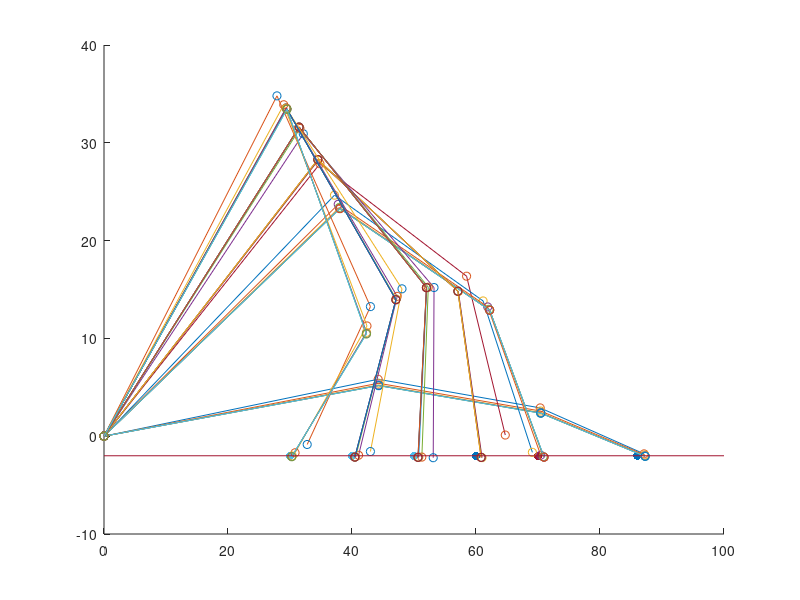

Write the MATLAB code that produced this figure. (Note: this script raises an error after producing the figure.)
1;
function [ inv_j ] = invJacobian( q )
%INVJACOBIAN Summary of this function goes here
%   Detailed explanation goes here

theta1 = q(1,1);
theta2 = q(2,1);

j = [-44.6*sin(theta1)-26.3*sin(theta1+theta2)-17.4*sin(theta1+(5/3)*theta2), -26.3*sin(theta1+theta2)-43.5*sin(theta1+(5/3)*theta2); 44.6*cos(theta1)+26.3*cos(theta1+theta2)+ 17.4*(cos(theta1+(5/3)*theta2)), 26.3*cos(theta1+theta2)+17.4*cos(theta1+(5/3)*theta2)];
D = j(1,1)* j(2,2) - j(1,2)*j(2,1);
inv_j = (1/D) * [j(2,2), -1*j(1,2); -1*j(2,1), j(1,1)];

%inv_j = (1/D) * [26.3*cos(theta1+theta2)+ 17.4*cos(theta1+(5/2)*theta2), 26.3*sin(theta1+theta2)+43.5*sin(theta1+(5/2)*theta2); -44.6*cos(theta1)-26.3*cos(theta1+theta2)-17.4*(cos(theta1+(5/2)*theta2)), -44.6*sin(theta1)- 26.3*sin(theta1+theta2)-17.4*sin(theta1+(5/2)*theta2)]


%D = (43.5*sin(theta1 + (5/2)*theta2) + 26.3*sin(theta1 + theta2))*(17.4*cos(theta1 + (5/2)*theta2) + 26.3*cos(theta1 + theta2) + 44.6*cos(theta1)) - (43.5*cos(theta1 + (5/2)*theta2) + 26.3*cos(theta1 + theta2))*(17.4*sin(theta1 + (5/2)*theta2) + 26.3*sin(theta1 + theta2) + 44.6*sin(theta1))

endfunction

function [ manhattan_dist ] = manhattanDist( v1, v2 )
%MANHATTANDIST Summary of this function goes here
%   Detailed explanation goes here

manhattan_dist = v1-v2;

endfunction


function [ manhattan_dist  ] = manhattanDistFingerTip( i_x, i_y, theta1, theta2 )
%MANHATTANDISTFINGERTIP Summary of this function goes here
%   Detailed explanation goes here

[x, y] = tipCoords(theta1, theta2);

manhattan_dist_x = i_x - x;
manhattan_dist_y = i_y - y;

manhattan_dist = [manhattan_dist_x ; manhattan_dist_y;]
endfunction

function [ x, y ] = tipCoords( theta1, theta2 )
%FINGERCOORDS Summary of this function goes here
%   Detailed explanation goes here

l1 = 44,6;
l2 = 26,3;
l3 = 17,4;

x = l1*cos(theta1) + l3*cos((2*theta2)/3)*(cos(theta1)*cos(theta2) - sin(theta1)*sin(theta2)) - l3*sin((2*theta2)/3)*(cos(theta1)*sin(theta2) + cos(theta2)*sin(theta1)) + l2*cos(theta1)*cos(theta2) - l2*sin(theta1)*sin(theta2); 
y = l1*sin(theta1) + l3*cos((2*theta2)/3)*(cos(theta1)*sin(theta2) + cos(theta2)*sin(theta1)) + l3*sin((2*theta2)/3)*(cos(theta1)*cos(theta2) - sin(theta1)*sin(theta2)) + l2*cos(theta1)*sin(theta2) + l2*cos(theta2)*sin(theta1);
 

endfunction

function [ xCoords, yCoords ] = invFingerCoords( theta1, theta2 )
%FINGERCOORDS Summary of this function goes here
%   Detailed explanation goes here

l1 = 44.6;
l2 = 26.3;
l3 = 17.4;

T1 = [cos(theta1), -sin(theta1), 0 , l1 * cos(theta1); sin(theta1), cos(theta1), 0, l1* sin(theta1); 0,0,1,0;0,0,0,1;];
T2 = [cos(theta2), -sin(theta2), 0 , l2 * cos(theta2); sin(theta2), cos(theta2), 0, l2* sin(theta2); 0,0,1,0;0,0,0,1;];
T3 = [cos((2*theta2)/3), -sin((2*theta2)/3), 0 , l3 * cos((2*theta2)/3); sin((2*theta2)/3), cos((2*theta2)/3), 0, l3* sin((2*theta2)/3); 0,0,1,0;0,0,0,1;];

trans_j1 = eye(4);
trans_j2 = T1;
trans_j3 = T1*T2;
trans_tip = T1 * T2 * T3;


x_j1 = 0;
x_j2 = trans_j2(1,4);
x_j3 = trans_j3(1,4);
x_tip = trans_tip(1,4);

y_j1 = 0;
y_j2 = trans_j2(2,4);
y_j3 = trans_j3(2,4);
y_tip = trans_tip(2,4);

xCoords = [x_j1,x_j2,x_j3,x_tip];
yCoords = [y_j1,y_j2,y_j3,y_tip];

endfunction


function [ r_theta1, r_theta2 ] = InverseKinematicsSolver( s_theta1, s_theta2, ix, iy )
%INVERSEKINEMATICSSOLVER Summary of this function goes here
%   Detailed explanation goes here

% Initial target was [x,y] = fingerCoords(sin(-2/88.3),0,0)


% [x,y] = orgFingerCoords(q1(1,1), q1(2,1), (2*q1(2,1))/3);
% scatter(x,y);
% plot(x,y);
% hold off;

%  destinationPoints = [ 86,    70,    60,    50,    40,    30;
%                        -1.95, -1.95, -1.95, -1.95, -1.95, -1.95;   ]

  destinationPoints = [ 86,    70,    60,    50,    40,    30;
                        -2, -2, -2, -2, -2, -2;   ]
                    
  lastQ = [s_theta1 ; s_theta2;];

  allIterations = [];
    
  for destination = destinationPoints
      allTheQ = [];
      allTheQ = horzcat(allTheQ, lastQ);

      destX = destination(1,1);
      destY = destination(2,1);
      
      %figure
      hold on
      scatter(destX, destY, 'filled')

      nextQ = lastQ + (invJacobian(lastQ)*(manhattanDistFingerTip(destX, destY, lastQ(1,1), lastQ(2,1) )));

      manhattanDist = manhattanDistFingerTip(destX, destY, nextQ(1,1), nextQ(2,1) );
      manhattan_dist_x = manhattanDist(1,1);
      manhattan_dist_y = manhattanDist(2,1);

      lastQ = nextQ;
      [lastX, lastY] = tipCoords(lastQ(1,1), lastQ(2,1));
      
      iterations = 1;
      allTheQ = horzcat(allTheQ, lastQ);
      while(manhattan_dist_y > 0.05 || manhattan_dist_y < -0.05 || manhattan_dist_x > 0.05 || manhattan_dist_x < -0.05)
          manhattanDist = manhattanDistFingerTip(destX, destY, lastQ(1,1), lastQ(2,1) );
          manhattan_dist_x = manhattanDist(1,1);
          manhattan_dist_y = manhattanDist(2,1);

          nextQ = lastQ + (invJacobian(lastQ)*(manhattanDistFingerTip(destX, destY, lastQ(1,1), lastQ(2,1) )));
          lastQ = nextQ;
          [lastX, lastY] = tipCoords(lastQ(1,1), lastQ(2,1));
          iterations = iterations + 1;
          allTheQ = horzcat(allTheQ, nextQ);
      endwhile

      allIterations = horzcat(allIterations, iterations);
      iterations = iterations
      allTheQ = allTheQ

      for index = allTheQ
          [x,y] = invFingerCoords(index(1,1), index(2,1));
          hold on;
          if(y >= -2.3)
            plot(x,y);
            scatter(x,y);
          endif
      endfor
  endfor
  plot([0,100],[-2,-2]);
  allIterations = allIterations;
endfunction

[ r_theta1, r_theta2 ] = InverseKinematicsSolver( -0.1, -0.1, 0, 0 )